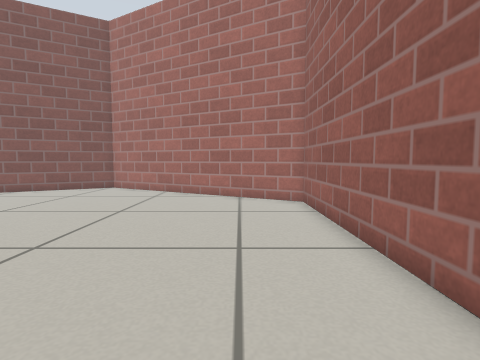
view 1 (above)

12 first-person views from a walk through a robot-simulator world made for Gazebo. The camera is 0.43 m above the floor, tilts 4° down and sees 80° across. The floor is counted in squares, 0.25 m on a side. Each view is taken from the middle of a square. On the plan, view 1 faces up. The plan holds only what a view shows up to about 15 squares ahead; the rest is blank. Gazebo's built-in surfaces are drawn with simple patterns.

view 2
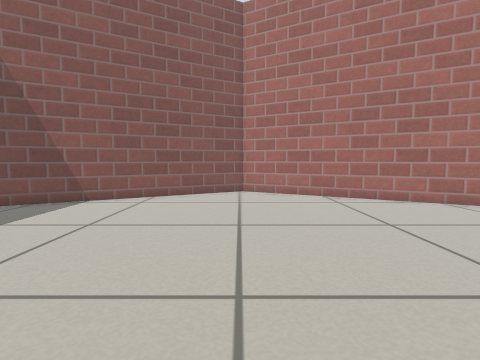

view 3
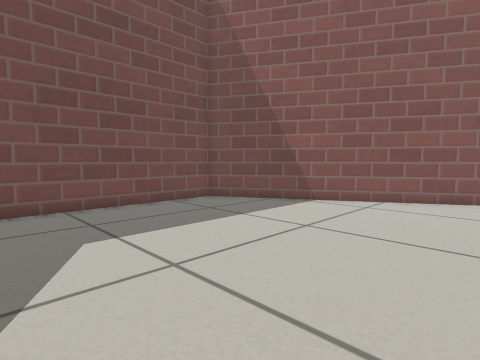

view 4
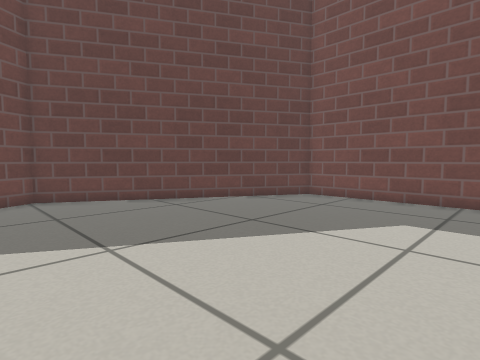

view 5
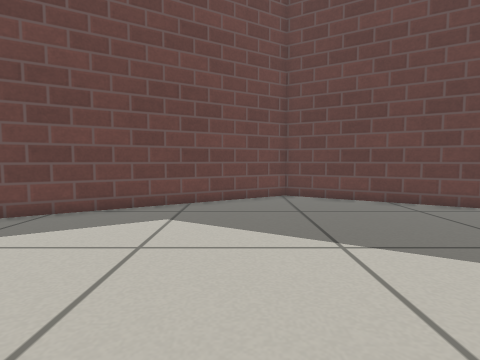

view 6
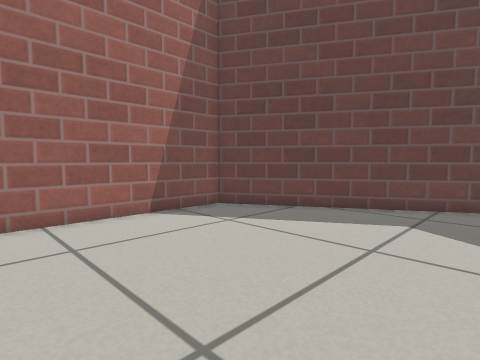

view 7
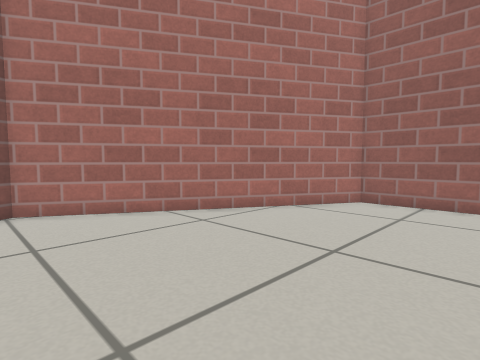

view 8
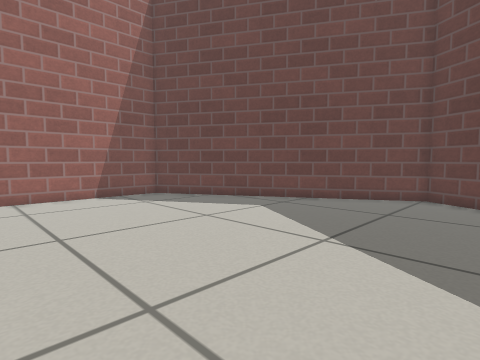

view 9
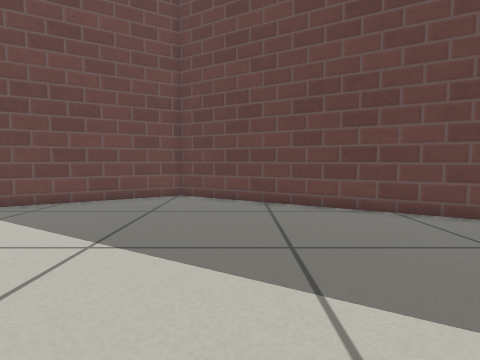

view 10
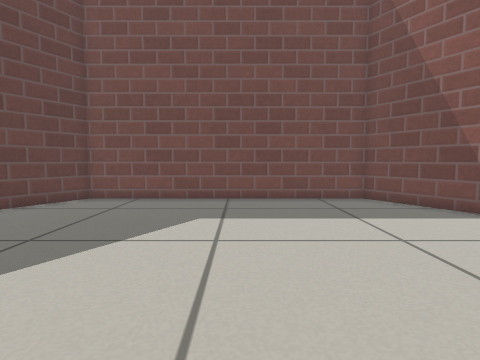

view 11
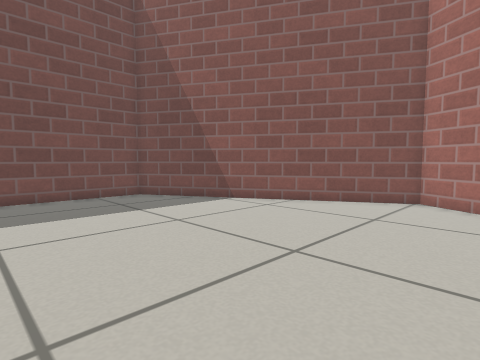

view 12
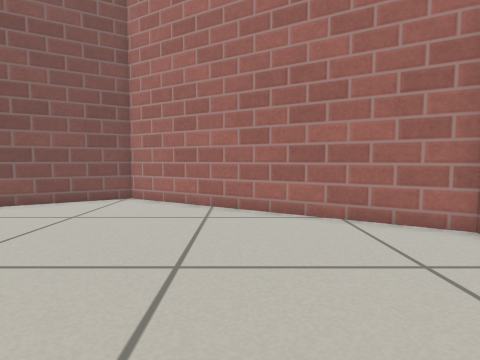

### Floor plan
Points are (right, up) in squares from view 1. A wall is a line through its corners. A room is listed if a view was taken in it or the views show most of it. See-through windows are left out.
Room 1 (views 1, 2, 3, 4, 5, 6, 7, 8, 9, 10, 11, 12)
walls: (-7.8, 17.7) (-18.6, 11.5) (-18.6, -0.7) (-8.2, -6.7) (2.6, -0.4) (2.6, 11.7) (-7.8, 17.7)

Positions as (right, up) in squares from view 1, and headings:
1: (0, 0), facing up
2: (-8, 2), facing up
3: (-8, 3), facing up-left
4: (-6, 7), facing down-left
5: (-6, 7), facing down
6: (-6, 7), facing down-right
7: (-9, 7), facing up-right
8: (-11, 7), facing down-right
9: (-11, 7), facing down
10: (-6, 6), facing left
11: (-5, 5), facing up-left
12: (-3, 5), facing up
